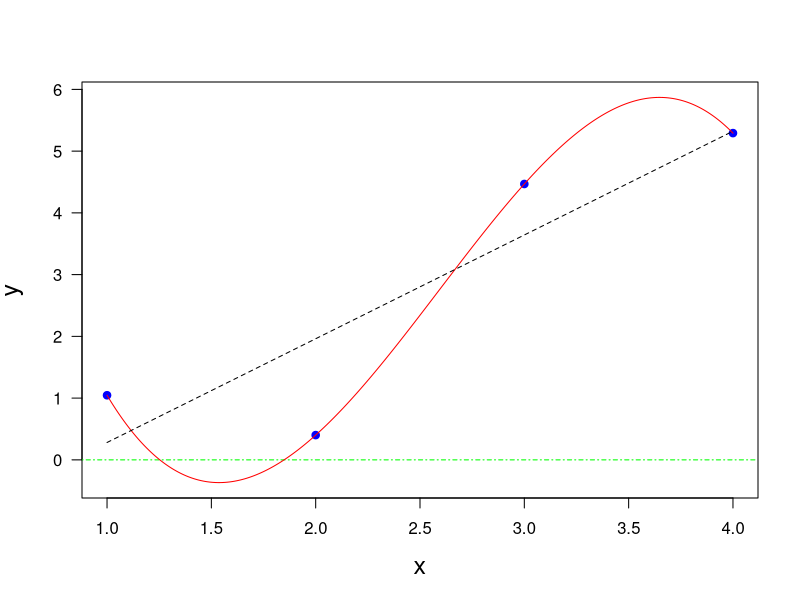

Write the R code that produced this figure.
print('file: FitTheNoise.R')
# fitting the noise
print('Generate data:')
set.seed(1953)
x = seq(1,4); n = length(x)
y = -0.3 + 1.3*x+2.1*rnorm(x)
print('Fit polynomial:')
out = lm(y ~ x+I(x^2)+I(x^3)) # I(): Inhibit Interpretation/Conversion of Objects
z = summary(out)
b = z$coefficients[1:n]
xfit = seq(min(x),max(x),0.01); L = length(xfit)
yfit = rep(b[1],L) # rep(): Replicate Elements of Vectors and Lists
for(j in 2:n) yfit = yfit+b[j]*xfit^(j-1)
outSLR = summary(lm(y ~ x)) # simple linear regression
ic = outSLR$coefficients[1]
slope = outSLR$coefficients[2]
ySLR = ic+slope*xfit
# png('PolyfitPerfect181121.png',width=16,height=16,units='cm',res=300)
plot(x,y,type='p',lwd=4,col='blue',xlab='x',ylab='y',las=1,cex=0.6,
     ylim=c(min(yfit),max(yfit)),cex.lab=1.5)
abline(0,0,col='green',lty=4)
lines(xfit,yfit,col='red')
lines(xfit,ySLR,col='black',lty=2)
# dev.off()
# -----------------------------------------------------------------------------
# Remarks:
# The command lm(y ~ x+x^2+x^3) would yield an intercept and a slope
# Coefficients:
# (Intercept)     x  
# -1.399        1.680
# because q = x+x^2+x^3 is used as single predictor.
#
# If we want to obtain a polynomial fit instead, we have to inhibit the
#   interpretation of the polynomial terms by applying I() both to x^2 and x^3 
# lm(y ~ x+I(x^2)+I(x^3)) 
# As a result we obtain 4 coefficients (intercept, slopes for x, x^2, and x^3):
# Coefficients:
# (Intercept)    x          I(x^2)       I(x^3)  
# 14.358      -22.297       10.311       -1.326 
# -----------------------------------------------------------------------------
